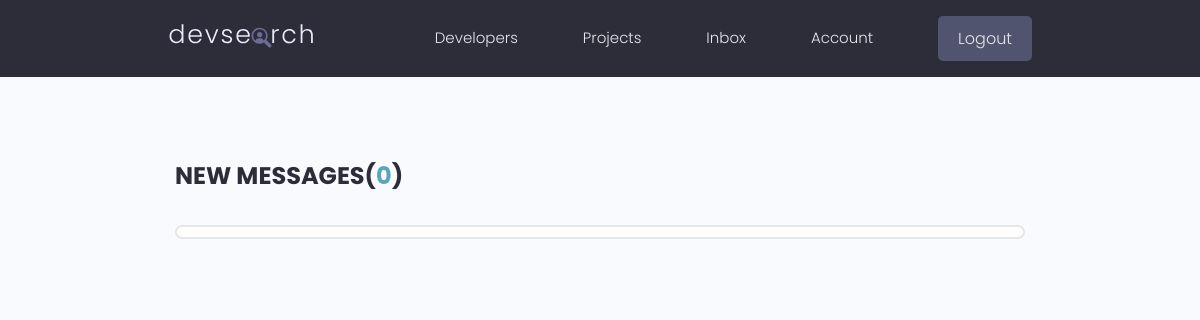
The page /inbox/ (signed in) on the database as committed earlier.
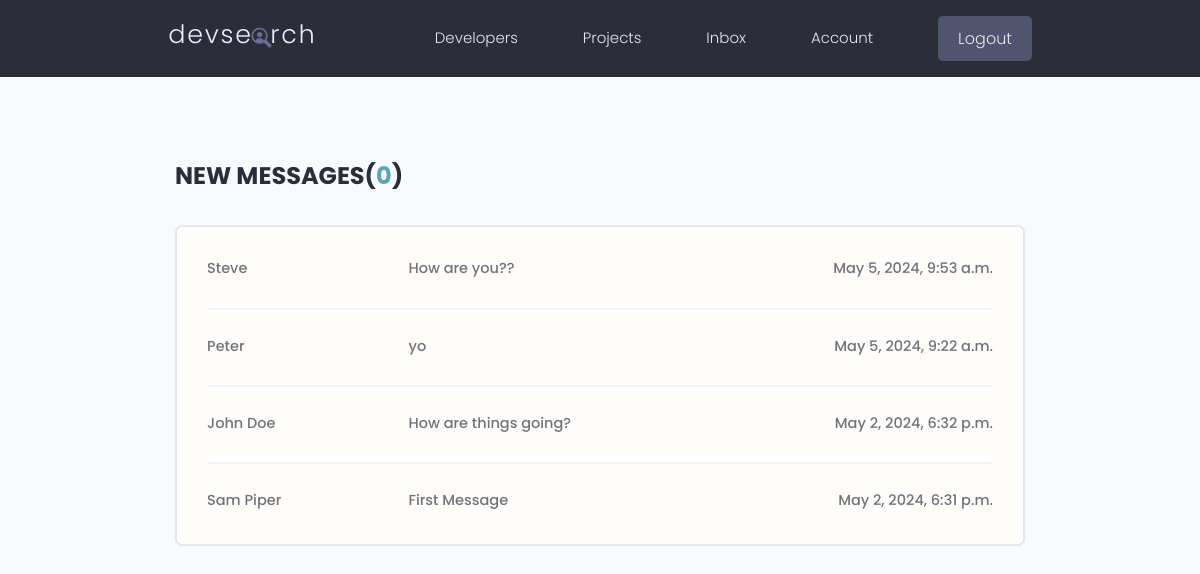
The same page on the database as committed later.
### users/models.py (models this page shows, shortened)
class Message(models.Model):
    sender = models.ForeignKey(Profile, on_delete=models.SET_NULL, null=True, blank=True) # one profile can have many messages , on_delete was kept null to not delete messages from receipent when sender account gets deleted
    recipient = models.ForeignKey(Profile, on_delete=models.SET_NULL, null=True, blank=True, related_name="messages") #related_name = messages is used to denote that profile model is connected to recipient by messages | if we didnt use that it wont let profile model to get added twice becuz sender also added
    name = models.CharField(max_length=200, null=True , blank=True)
    email = models.EmailField(max_length=200, null=True , blank=True)
    subject = models.CharField(max_length=200, null=True , blank=True)
    body = models.TextField()
    is_read = models.BooleanField(default=False, null=True) #read or undread
    created = models.DateTimeField(auto_now_add=True)
    id = models.UUIDField(default=uuid.uuid4, unique=True, primary_key=True, editable=False)
    class Meta:
        ordering = ['is_read','-created'] # - created means newer created

### users/views.py (the view)
# urls.py: path('inbox/', views.inbox, name="inbox"), # for messages model
@login_required(login_url='login')
def inbox(request):
    profile = request.user.profile # getting the currently logged in user
    messageRequests = profile.messages.all() # we renamed messages in "recepient" so thats why we dont use message_set.all()
    unreadCount = messageRequests.filter(is_read = False).count() #number of unread messages
    context ={'messageRequests':messageRequests, 'unreadCount':unreadCount}
    return render(request, 'users/inbox.html',context)

### users/templates/users/inbox.html
{% extends 'main.html' %}
{% block content %}
  <main class="inbox my-xl">
    <div class="content-box">
      <h3 class="inbox__title">New Messages(<span>{{unreadCount}}</span>)</h3>
      <ul class="messages">
        {% for message in messageRequests %}
        {% if message.is_read == False %}
        <li class="message message--unread">
          {% else %}
        <li class="message">
        {% endif %}
          <a href="{% url 'message' message.id %}">
            <span class="message__author">{{message.name}}</span>
            <span class="message__subject">{{message.subject}}</span>
            <span class="message__date">{{message.created}}</span>
          </a>
        </li>
        {% endfor %}
      </ul>
    </div>
  </main>
  {% endblock content %}

### templates/main.html (shortened to what this page needs)
<!DOCTYPE html>
{% load static %}
<html>
<head>
    <link rel="stylesheet" href="https://cdn.iconmonstr.com/1.3.0/css/iconmonstr-iconic-font.min.css" />
    <link rel="stylesheet" href="{% static 'uikit/styles/uikit.css' %}" />
    <link rel="stylesheet" href="{% static 'styles/app.css' %}" />
</head>
<body>
    {% include 'navbar.html' %}
    {% block content %}
    {% endblock content %}
</body>
</html>

### templates/navbar.html (shortened to what this page needs)
{% load static %}
<header class="header">
    <div class="container container--narrow">
      <a href="{%  url 'profiles' %}" class="header__logo">
        <img src="{% static 'images/logo.svg' %}" alt="DevSearch Logo" />
      </a>
      <nav class="header__nav">
        <ul class="header__menu">
          <li class="header__menuItem"><a href="{% url 'profiles' %}">Developers</a></li>
          <li class="header__menuItem"><a href="{% url 'projects' %}">Projects</a></li>
          {% if request.user.is_authenticated  %}
          <li class="header__menuItem"><a href="{% url 'inbox' %}">Inbox</a></li>
          <li class="header__menuItem"><a href="{% url 'account' %}">Account</a></li>
          <li class="header__menuItem"><a href="{% url 'logout' %}" class="btn btn--sub">Logout</a></li>
          {% else %}
          <li class="header__menuItem"><a href="{% url 'login' %}" class="btn btn--sub">Login/Sign Up</a></li>
          {% endif %}
        </ul>
      </nav>
    </div>
  </header>

### static/styles/app.css (style rules this page uses)
:root { --color-sub: #2d2d39; }
.btn--sub { background-color: var(--color-sub-light); }
img { width: 100%; }
.content-box { width: 95%; max-width: 85rem; margin: 0 auto; }
.header { position: sticky; z-index: 111; background-color: var(--color-sub); padding: 1.5rem 0; }
.header > .container { display: flex; justify-content: space-between; align-items: center; }
.header__logo > img { height: 3.8rem; }
.header__nav > ul { display: inline-flex; align-items: center; list-style: none; gap: 6.5rem; }
.header__menuItem > a { color: var(--color-light); font-weight: 300; }
.inbox { height: 90vh; }
.inbox__title, .inbox__title span { font-size: 2.4rem; font-weight: 700; color: var(--color-sub); text-transform: uppercase; text-align: left; margin-bottom: 3rem; }
.inbox__title span { color: var(--color-main); }
.messages { list-style: none; background: var(--color-white); padding: 0.5rem 3rem; border: 2px solid var(--color-light); border-radius: 0.7rem; }
.message { padding: 2.5rem 0; }
.message > a span { font-size: 1.45rem; font-weight: 500; }
.message:not(:last-child) { border-bottom: 2px solid var(--color-white-light); }
.message > a { display: flex; gap: 1rem; }
.message__author, .message__date { flex-basis: 25%; }
.message__subject { flex-basis: 50%; }
.message__date { text-align: right; }

### static/uikit/styles/modules/_variables.css (style rules this page uses)
:root { --color-main: #5aa5b9; --color-main-light: #e6faff; --color-sub: #3f4156; --color-sub-light: #51546e; --color-sub-lighter: #ededfd; --color-text: #737373; --color-gray: #8b8b8b; --color-light: #e5e7eb; --color-light-gray: #767676; --color-bg: #f8fafd; --color-white: #fffefd; --color-white-light: #f3f3f3; --color-success: #359e64; --color-success-bg: #def8e8; --color-error: #fc4b0b; --color-error-bg: #fff2ee; --font-base: 'Poppins', arial, helvetica, 'Segoe UI', roboto, ubuntu, sans-serif; --font-monospace: 'Fira Code', 'Courier New', courier, monospace; --font-regular: 300; --font-medium: 500; --font-bold: 700; --generic-shadow: 1px 1px 5px #00000010; --generic-transition: all 0.3s ease-in-out; }

### static/uikit/styles/modules/_base.css (style rules this page uses)
* { margin: 0; padding: 0; box-sizing: border-box; text-rendering: optimizeLegibility; color: inherit; font-size: inherit; }
html { font-size: 50%; }
@media only screen and (min-width: 480px) { html { font-size: 56.25%; } }
@media only screen and (min-width: 1200px) { html { font-size: 62.5%; } }
body { line-height: 1.6; font-weight: 400; font-size: 1.5rem; color: var(--color-text); background-color: var(--color-bg); min-height: 100vh; }

### static/uikit/styles/modules/_typography.css (style rules this page uses)
* { font-family: var(--font-base); }
h3 { font-size: 3.2rem; font-weight: var(--font-medium); }
p, span, strong { font-size: 1.6rem; color: var(--color-text); font-weight: var(--font-regular); }
a { padding-bottom: 2px; text-decoration: none; display: inline-block; color: var(--color-main); font-weight: var(--font-medium); }

### static/uikit/styles/modules/_utilities.css (style rules this page uses)
.container { width: 92%; max-width: 165rem; margin: 0 auto; box-sizing: border-box; }
.container--narrow { width: 92%; max-width: 120rem; }
@media screen and (min-width: 1000px) { .container { width: 90%; } }
@media screen and (min-width: 1000px) { .container--narrow { width: 85%; } }
@media screen and (min-width: 1200px) { .container { width: 80%; } }
@media screen and (min-width: 1200px) { .container--narrow { width: 72%; } }
.my-xl { margin: 8rem auto; }

### static/uikit/styles/modules/_button.css (style rules this page uses)
.btn { display: inline-block; position: relative; cursor: pointer; background-color: var(--color-light); font-weight: var(--font-medium); color: var(--color-sub); text-decoration: none; padding: 1rem 2rem; border-radius: 0.5rem; border: none; width: -webkit-fit-content; width: -moz-fit-content; width: fit-content; height: -webkit-fit-content; height: -moz-fit-content; height: fit-content; font-size: 1.6rem; outline-width: 0; outline-color: transparent; -webkit-backface-visibility: hidden; backface-visibility: hidden; transition: all 0.3s ease-in-out; }
.btn--sub { background-color: var(--color-sub); color: var(--color-white); }

Rows that differ between the two databases and show on the page:
added Message: name "Steve", subject "How are you??", created "May 5, 2024, 9:53 a.m."
added Message: name "Peter", subject "yo", created "May 5, 2024, 9:22 a.m."
added Message: name "John Doe", subject "How are things going?", created "May 2, 2024, 6:32 p.m."
added Message: name "Sam Piper", subject "First Message", created "May 2, 2024, 6:31 p.m."
